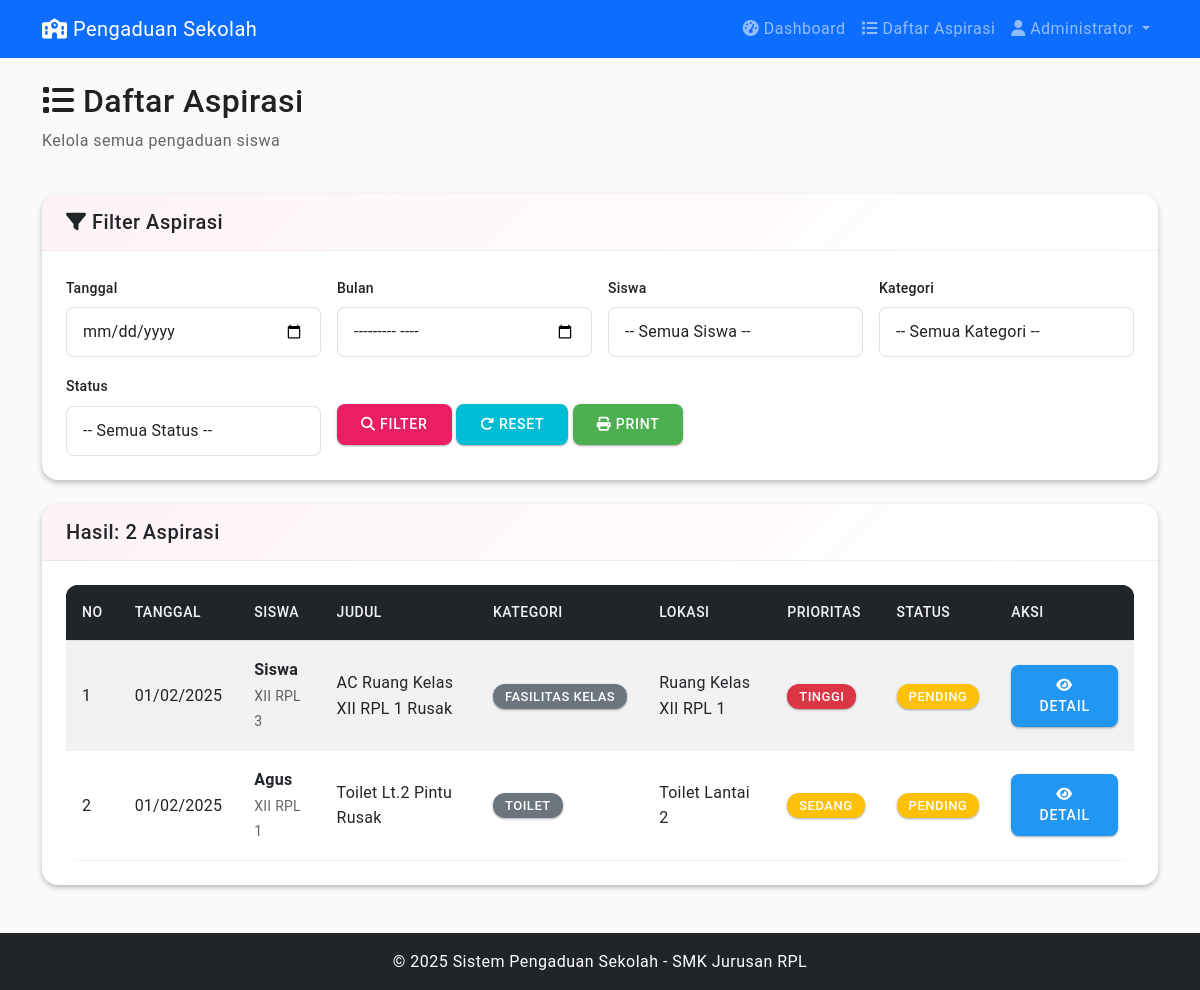
/admin/aspirasi_list.php (signed in), run on the app's committed database.
### tables this page shows
CREATE TABLE aspirasi (
    id_aspirasi INT PRIMARY KEY AUTO_INCREMENT,
    
    id_user INT NOT NULL,
     
    
    id_kategori INT NOT NULL,
     
    
    judul VARCHAR(200) NOT NULL,
    deskripsi TEXT NOT NULL,
    lokasi VARCHAR(100) NOT NULL,
    
    status ENUM('pending', 'proses', 'selesai', 'ditolak') DEFAULT 'pending',
     
    
    prioritas ENUM('rendah', 'sedang', 'tinggi') DEFAULT 'sedang',
     
    
    tanggal_pengaduan DATE NOT NULL,
    foto VARCHAR(255) NULL,
     
    
    created_at TIMESTAMP DEFAULT CURRENT_TIMESTAMP,
    updated_at TIMESTAMP DEFAULT CURRENT_TIMESTAMP ON UPDATE CURRENT_TIMESTAMP,
     
    
    FOREIGN KEY (id_user) REFERENCES users(id_user) ON DELETE CASCADE,
     
    
    FOREIGN KEY (id_kategori) REFERENCES kategori(id_kategori) ON DELETE RESTRICT
     
);

CREATE TABLE users (
    id_user INT PRIMARY KEY AUTO_INCREMENT,
     
    
    nama VARCHAR(100) NOT NULL,
     
    
    username VARCHAR(50) UNIQUE NOT NULL,
     
    
    password VARCHAR(255) NOT NULL,
     
    
    role ENUM('admin', 'siswa') NOT NULL,
     
    
    kelas VARCHAR(20) NULL,
     
    
    created_at TIMESTAMP DEFAULT CURRENT_TIMESTAMP
     
);

CREATE TABLE kategori (
    id_kategori INT PRIMARY KEY AUTO_INCREMENT,
    nama_kategori VARCHAR(50) NOT NULL,
    deskripsi TEXT NULL
);

### functions/functions.php (called while the page is built, shortened)
<?php
function get_all_aspirasi($filters = []) {
    $conn = getConnection();
    $query = "SELECT a.*, u.nama as nama_siswa, u.kelas, k.nama_kategori
              FROM aspirasi a
              JOIN users u ON a.id_user = u.id_user
              JOIN kategori k ON a.id_kategori = k.id_kategori
              WHERE 1=1";
    $params = [];
    $types = "";
    $query .= " ORDER BY a.created_at DESC";
    if (!empty($params)) {
        $stmt = $conn->prepare($query);
        $stmt->bind_param($types, ...$params);
        $stmt->execute();
        $result = $stmt->get_result();
    } else {
        $result = $conn->query($query);
    }
    $aspirasi = [];
    while ($row = $result->fetch_assoc()) {
        $aspirasi[] = $row;
    }
    return $aspirasi;
}
?>

### admin/aspirasi_list.php (the view, shortened to what this page needs)
<?php
require_once '../functions/functions.php';
$base_url = '../';
$filters = [];
$aspirasi_list = get_all_aspirasi($filters);
include '../includes/header.php';
include '../includes/navbar.php';
?>
<div class="container my-4">
    <div class="row mb-4">
        <div class="col">
            <h2><i class="fas fa-list"></i> Daftar Aspirasi</h2>
            <p class="text-muted">Kelola semua pengaduan siswa</p>
        </div>
    </div>
    <div class="card mb-4">
        <div class="card-header">
            <h5 class="mb-0"><i class="fas fa-filter"></i> Filter Aspirasi</h5>
        </div>
        <div class="card-body">
            <form method="GET" action="">
                <div class="row g-3">
                    <div class="col-md-3">
                        <label class="form-label">Tanggal</label>
                        <input type="date" class="form-control" name="tanggal"
                               value="<?php echo isset($_GET['tanggal']) ? $_GET['tanggal'] : ''; ?>">
                    </div>
                    <div class="col-md-3">
                        <label class="form-label">Bulan</label>
                        <input type="month" class="form-control" name="bulan"
                               value="<?php echo isset($_GET['bulan']) ? $_GET['bulan'] : ''; ?>">
                    </div>
                    <div class="col-md-3">
                        <label class="form-label">Siswa</label>
                        <select class="form-select" name="id_user">
                            <option value="">-- Semua Siswa --</option>
                        </select>
                    </div>
                    <div class="col-md-3">
                        <label class="form-label">Kategori</label>
                        <select class="form-select" name="id_kategori">
                            <option value="">-- Semua Kategori --</option>
                        </select>
                    </div>
                    <div class="col-md-3">
                        <label class="form-label">Status</label>
                        <select class="form-select" name="status">
                            <option value="">-- Semua Status --</option>
                        </select>
                    </div>
                    <div class="col-md-9">
                        <label class="form-label d-block">&nbsp;</label>
                        <button type="submit" class="btn btn-primary">
                            <i class="fas fa-search"></i> Filter
                        </button>
                        <a href="aspirasi_list.php" class="btn btn-secondary">
                            <i class="fas fa-redo"></i> Reset
                        </a>
                        <button type="button" class="btn btn-success" onclick="window.print()">
                            <i class="fas fa-print"></i> Print
                        </button>
                    </div>
                </div>
            </form>
        </div>
    </div>
    <div class="card">
        <div class="card-header d-flex justify-content-between align-items-center">
            <h5 class="mb-0">Hasil: <?php echo count($aspirasi_list); ?> Aspirasi</h5>
        </div>
        <div class="card-body">
            <?php if (empty($aspirasi_list)): ?>
                <div class="text-center py-5">
                    <i class="fas fa-search fa-4x text-muted mb-3"></i>
                    <p class="text-muted">Tidak ada data aspirasi sesuai filter</p>
                </div>
            <?php else: ?>
                <div class="table-responsive">
                    <table class="table table-hover table-striped">
                        <thead class="table-dark">
                            <tr>
                                <th>No</th>
                                <th>Tanggal</th>
                                <th>Siswa</th>
                                <th>Judul</th>
                                <th>Kategori</th>
                                <th>Lokasi</th>
                                <th>Prioritas</th>
                                <th>Status</th>
                                <th>Aksi</th>
                            </tr>
                        </thead>
                        <tbody>
                            <?php foreach ($aspirasi_list as $index => $asp): ?>
                            <tr>
                                <td><?php echo $index + 1; ?></td>
                                <td><?php echo date('d/m/Y', strtotime($asp['tanggal_pengaduan'])); ?></td>
                                <td>
                                    <strong><?php echo $asp['nama_siswa']; ?></strong><br>
                                    <small class="text-muted"><?php echo $asp['kelas']; ?></small>
                                </td>
                                <td><?php echo $asp['judul']; ?></td>
                                <td><span class="badge bg-secondary"><?php echo $asp['nama_kategori']; ?></span></td>
                                <td><?php echo $asp['lokasi']; ?></td>
                                <td>
                                    <?php
                                    $prioritas_class = [
                                        'rendah' => 'secondary',
                                        'sedang' => 'warning',
                                        'tinggi' => 'danger'
                                    ];
                                    ?>
                                    <span class="badge bg-<?php echo $prioritas_class[$asp['prioritas']]; ?>">
                                        <?php echo strtoupper($asp['prioritas']); ?>
                                    </span>
                                </td>
                                <td>
                                    <?php
                                    $status_class = [
                                        'pending' => 'warning',
                                        'proses' => 'info',
                                        'selesai' => 'success',
                                        'ditolak' => 'danger'
                                    ];
                                    ?>
                                    <span class="badge bg-<?php echo $status_class[$asp['status']]; ?>">
                                        <?php echo strtoupper($asp['status']); ?>
                                    </span>
                                </td>
                                <td>
                                    <a href="detail_aspirasi.php?id=<?php echo $asp['id_aspirasi']; ?>"
                                       class="btn btn-sm btn-info">
                                        <i class="fas fa-eye"></i> Detail
                                    </a>
                                </td>
                            </tr>
                            <?php endforeach; ?>
                        </tbody>
                    </table>
                </div>
            <?php endif; ?>
        </div>
    </div>
</div>
<?php include '../includes/footer.php'; ?>

### includes/header.php (shortened to what this page needs)
<!DOCTYPE html>
<html lang="id">
<head>
    <link href="https://cdn.jsdelivr.net/npm/bootstrap@5.3.0/dist/css/bootstrap.min.css" rel="stylesheet">
    <link rel="stylesheet" href="https://cdnjs.cloudflare.com/ajax/libs/font-awesome/6.4.0/css/all.min.css">
    <link rel="stylesheet" href="<?php echo isset($base_url) ? $base_url : '../'; ?>assets/css/style.css">
</head>
<body>

### includes/navbar.php (shortened to what this page needs)
<nav class="navbar navbar-expand-lg navbar-dark bg-primary">
    <div class="container">
        <a class="navbar-brand" href="<?php echo $base_url; ?>index.php">
            <i class="fas fa-school"></i> Pengaduan Sekolah
        </a>
        <div class="collapse navbar-collapse" id="navbarNav">
            <ul class="navbar-nav ms-auto">
                <?php if (isset($_SESSION['user_id'])): ?>
                    <?php if ($_SESSION['role'] == 'admin'): ?>
                        <li class="nav-item">
                            <a class="nav-link" href="<?php echo $base_url; ?>admin/index.php">
                                <i class="fas fa-tachometer-alt"></i> Dashboard
                            </a>
                        </li>
                        <li class="nav-item">
                            <a class="nav-link" href="<?php echo $base_url; ?>admin/aspirasi_list.php">
                                <i class="fas fa-list"></i> Daftar Aspirasi
                            </a>
                        </li>
                    <?php endif; ?>
                    <li class="nav-item dropdown">
                        <a class="nav-link dropdown-toggle" href="#" role="button"
                           data-bs-toggle="dropdown" aria-expanded="false">
                            <i class="fas fa-user"></i> <?php echo $_SESSION['nama']; ?>
                        </a>
                    </li>
                <?php endif; ?>
            </ul>
        </div>
    </div>
</nav>

### includes/footer.php (shortened to what this page needs)
    <footer class="bg-dark text-white text-center py-3 mt-5">
        <div class="container">
            <p class="mb-0">&copy; 2025 Sistem Pengaduan Sekolah - SMK Jurusan RPL</p>
        </div>
    </footer>
</body>
</html>

### assets/css/style.css (style rules this page uses)
:root { --md-primary: #E91E63; --md-primary-light: #F06292; --md-primary-dark: #C2185B; --md-secondary: #00BCD4; --md-secondary-light: #4DD0E1; --md-secondary-dark: #0097A7; --md-background: #FAFAFA; --md-surface: #FFFFFF; --md-error: #F44336; --md-on-primary: #FFFFFF; --md-on-secondary: #FFFFFF; --md-on-background: rgba(0, 0, 0, 0.87); --md-on-surface: rgba(0, 0, 0, 0.87); --md-on-error: #FFFFFF; --md-success: #4CAF50; --md-warning: #FF9800; --md-info: #2196F3; --md-teal: #009688; --md-purple: #9C27B0; --md-deep-purple: #673AB7; --shadow-1: 0 1px 3px rgba(0,0,0,0.12), 0 1px 2px rgba(0,0,0,0.24); --shadow-2: 0 3px 6px rgba(0,0,0,0.15), 0 2px 4px rgba(0,0,0,0.12); --shadow-3: 0 10px 20px rgba(0,0,0,0.15), 0 3px 6px rgba(0,0,0,0.10); --shadow-4: 0 15px 25px rgba(0,0,0,0.15), 0 5px 10px rgba(0,0,0,0.05); --shadow-5: 0 20px 40px rgba(0,0,0,0.2); --transition-fast: 150ms cubic-bezier(0.4, 0, 0.2, 1); --transition-standard: 250ms cubic-bezier(0.4, 0, 0.2, 1); --transition-complex: 375ms cubic-bezier(0.4, 0, 0.2, 1); }
* { font-family: 'Roboto', -apple-system, BlinkMacSystemFont, 'Segoe UI', sans-serif; }
body { color: var(--md-on-background); background-color: var(--md-background); font-size: 16px; line-height: 1.6; letter-spacing: 0.03em; }
.card { border-radius: 16px; border: none; background: var(--md-surface); box-shadow: var(--shadow-2); transition: all var(--transition-standard); overflow: hidden; }
.card-body { padding: 24px; }
.card-header { border-radius: 16px 16px 0 0 !important; font-weight: 500; letter-spacing: 0.5px; background: linear-gradient(135deg, rgba(233, 30, 99, 0.05) 0%, transparent 100%); border-bottom: 1px solid rgba(0,0,0,0.06); padding: 16px 24px; }
table { border-radius: 12px; overflow: hidden; }
.table { margin-bottom: 0; }
.table thead th { font-weight: 500; letter-spacing: 0.5px; text-transform: uppercase; font-size: 0.875rem; border-bottom: 2px solid rgba(0,0,0,0.12); padding: 16px; }
.table tbody td { padding: 16px; vertical-align: middle; border-bottom: 1px solid rgba(0,0,0,0.06); letter-spacing: 0.25px; }
.table tbody tr { transition: background-color var(--transition-fast); }
.table-dark { background: linear-gradient(135deg, #263238 0%, #37474F 100%) !important; }
.table-dark th { color: rgba(255,255,255,0.95) !important; font-weight: 500; border-bottom: 2px solid rgba(255,255,255,0.12); }
.badge { font-size: 0.8125rem; font-weight: 500; letter-spacing: 0.5px; padding: 6px 12px; border-radius: 12px; text-transform: uppercase; display: inline-flex; align-items: center; box-shadow: var(--shadow-1); }
.btn { border-radius: 8px; font-weight: 500; letter-spacing: 0.75px; text-transform: uppercase; font-size: 0.875rem; padding: 10px 24px; transition: all var(--transition-standard); box-shadow: var(--shadow-1); border: none; position: relative; overflow: hidden; }
.btn::before { content: ''; position: absolute; top: 50%; left: 50%; width: 0; height: 0; border-radius: 50%; background: rgba(255,255,255,0.3); transform: translate(-50%, -50%); transition: width 0.6s, height 0.6s; }
.btn-primary { background: var(--md-primary); color: var(--md-on-primary); }
.btn-success { background: var(--md-success); color: #FFFFFF; }
.btn-info { background: var(--md-info); color: #FFFFFF; }
.btn-secondary { background: var(--md-secondary); color: var(--md-on-secondary); }
.form-label { font-weight: 500; letter-spacing: 0.25px; margin-bottom: 8px; color: rgba(0,0,0,0.87); font-size: 0.875rem; }
.form-control { border-radius: 8px; border: 1px solid rgba(0,0,0,0.12); padding: 12px 16px; transition: all var(--transition-standard); font-size: 1rem; letter-spacing: 0.25px; background: var(--md-surface); color: var(--md-on-surface); }
.form-control::placeholder { color: rgba(0,0,0,0.38); letter-spacing: 0.25px; }
.form-select { border-radius: 8px; border: 1px solid rgba(0,0,0,0.12); padding: 12px 16px; transition: all var(--transition-standard); font-size: 1rem; letter-spacing: 0.25px; background: var(--md-surface); color: var(--md-on-surface); }
.text-muted { color: rgba(0,0,0,0.6) !important; }

### data on the page
aspirasi: tanggal_pengaduan "01/02/2025", id_user.nama "Siswa", id_user.kelas "XII RPL 3", judul "AC Ruang Kelas XII RPL 1 Rusak", id_kategori.nama_kategori "FASILITAS KELAS", lokasi "Ruang Kelas XII RPL 1", prioritas "TINGGI", status "PENDING"
aspirasi: tanggal_pengaduan "01/02/2025", id_user.nama "Agus", id_user.kelas "XII RPL 1", judul "Toilet Lt.2 Pintu Rusak", id_kategori.nama_kategori "TOILET", lokasi "Toilet Lantai 2", prioritas "SEDANG", status "PENDING"

### other printed values
$_SESSION['nama'] "Administrator"
count($aspirasi_list) "2"
